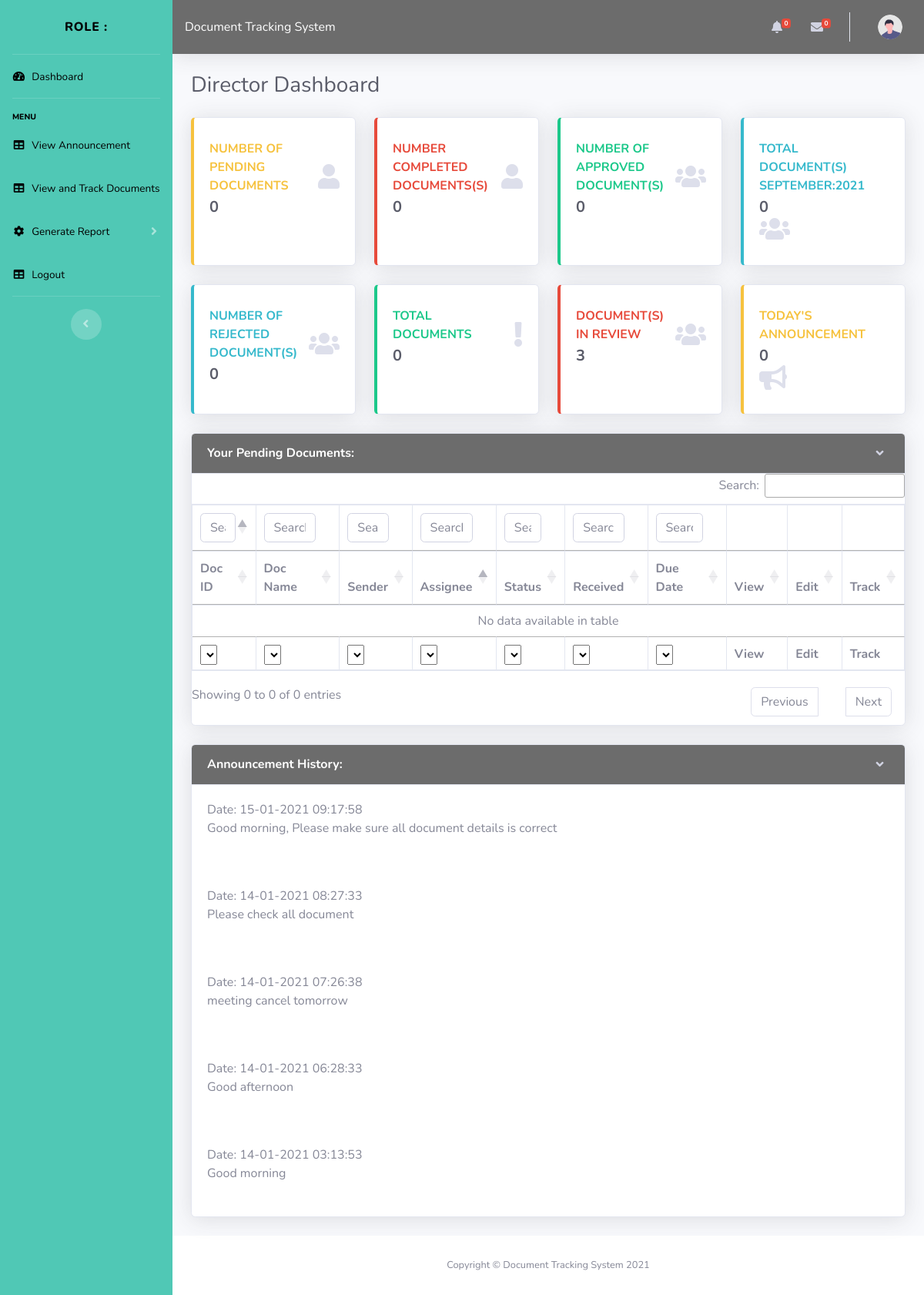
/user/director/index.php, run on the app's committed database.
### tables this page shows
CREATE TABLE `announcement` (
  `id` int(11) NOT NULL,
  `message` mediumtext NOT NULL,
  `date` timestamp NOT NULL DEFAULT current_timestamp()
);

### user/director/index.php (the view, shortened to what the rows shown need)
<!DOCTYPE html>
<html lang="en">
<head>
    <link href="vendor/fontawesome-free/css/all.min.css" rel="stylesheet" type="text/css">
    <link href="css/sb-admin-2.min.css" rel="stylesheet">
    <link href="vendor/fontawesome-free/css/all.min.css" rel="stylesheet" type="text/css">
    <link href="css/sb-admin-2.min.css" rel="stylesheet">
    <link rel="stylesheet" type="text/css" href="https://cdn.datatables.net/1.10.22/css/jquery.dataTables.min.css">
    <link rel="stylesheet" type="text/css" href="https://cdn.datatables.net/buttons/1.6.5/css/buttons.dataTables.min.css">
    <link href="vendor/datatables/dataTables.bootstrap4.min.css" rel="stylesheet">
    <link rel="stylesheet" type="text/css" href="https://cdn.datatables.net/responsive/2.2.6/css/responsive.dataTables.min.css">
    <link rel="stylesheet" type="text/css" href="https://cdn.datatables.net/1.10.22/css/dataTables.bootstrap4.min.css">
    <link rel="stylesheet" type="text/css" href="https://cdn.datatables.net/buttons/1.6.5/css/buttons.bootstrap4.min.css">
</head>
<body id="page-top">
    <div id="wrapper">
        <div id="content-wrapper" class="d-flex flex-column ">
            <div id="content">
                <div class="container-fluid">
                    <div class="d-sm-flex align-items-center justify-content-between mb-4">
                        <h1 class="h3 mb-0 text-gray-800"> Director Dashboard</h1>
                    </div>
                    <div class="row">
                        <div class="col-lg-12">
                        <div class="card shadow mb-4">
                            <form action='add_announcement.php' method="post">
                                <div class="collapse show" id="collapseCardExample2">
                                    <table class="table table-bordered hover" id="dataTable" width="100%" cellspacing="0">
                                        <thead>
                                            <tr>
                                                <th>Doc ID</th>
                                                <th>Doc Name</th>
                                                <th>Sender</th>
                                                <th>Assignee</th>
                                                <th>Status</th>
                                                <th>Received</th>
                                                <th>Due Date</th>
                                                <th>View</th>
                                                <th>Edit</th>
                                                <th>Track</th>
                                            </tr>
                                        </thead>
                                        <tfoot>
                                            <tr>
                                                <th>Doc ID</th>
                                                <th>Doc Name</th>
                                                <th>Sender</th>
                                                <th>Assignee</th>
                                                <th>Status</th>
                                                <th>Received</th>
                                                <th>Due Date</th>
                                                <th>View</th>
                                                <th>Edit</th>
                                                <th>Track</th>
                                            </tr>
                                        </tfoot>
                                    </table>
                                </div>
                            </form>
                        </div>
                        <div class="card shadow mb-4">
                            <form action='add_announcement.php' method="post">
                                <div class="collapse show" id="collapseCardExample">
                                     <?php
                                        include "C:\\xampp\htdocs\DTS2\includes\connect.php";
                                        $query = "SELECT * FROM announcement ORDER BY `date` DESC LIMIT 5";
                                        $result = mysqli_query($conn,$query);
                                        while ($row = mysqli_fetch_array($result)) {
                                          $date = $row['date'];
                                          $formatted_date = strtotime($date);
                                          echo "<div class='card-body'>" ."Date: ".date("d-m-Y H:i:s", $formatted_date)."<br>".$row['message']. "</div>";
                                          echo "<br>";
                                        }
                                    ?>
                                </div>
                            </form>
                        </div>
                        </div>
                </div>
            </div>
        </div>
    </div>
</body>
</html>

### data on the page
announcement: date "15-01-2021 09:17:58", message "Good morning, Please make sure all document details is correct"
announcement: date "14-01-2021 08:27:33", message "Please check all document"
announcement: date "14-01-2021 07:26:38", message "meeting cancel tomorrow"
announcement: date "14-01-2021 06:28:33", message "Good afternoon"
announcement: date "14-01-2021 03:13:53", message "Good morning"

### other printed values
$row "0"
$count "0"
$completed "0"
$approved "0"
$docMonths "0"
$rejected "0"
$total_doc "0"
$review "3"
